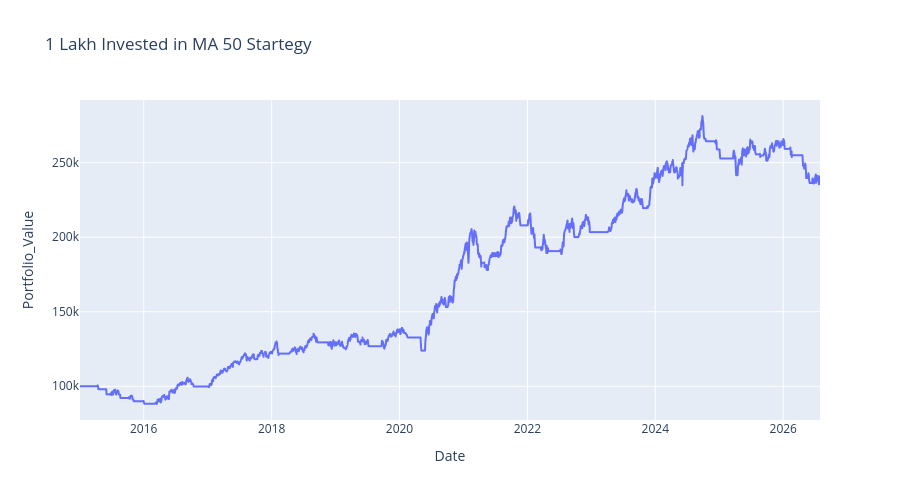

Notebook code for this chart:
### Code cell
px.line(ma50_df,
        x='Date',y='Portfolio_Value',
        height=500,
        title = '1 Lakh Invested in MA 50 Startegy')

### Figure 1 — Plotly figure (JSON) as saved in the notebook; plotly's stock layout.template omitted (floating-point values rounded to 4 significant figures; data arrays with more than 128 entries replaced by an {"elided": "..."} marker saying what was removed)
{"data": [{"hovertemplate": "Date=%{x}<br>Portfolio_Value=%{y}<extra></extra>", "legendgroup": "", "line": {"color": "#636efa", "dash": "solid"}, "marker": {"symbol": "circle"}, "mode": "lines", "name": "", "showlegend": false, "type": "scattergl", "x": {"elided": "2849 str values"}, "xaxis": "x", "y": {"elided": "2849 float values"}, "yaxis": "y"}], "layout": {"height": 500, "legend": {"tracegroupgap": 0}, "title": {"text": "1 Lakh Invested in MA 50 Startegy"}, "xaxis": {"anchor": "y", "domain": [0, 1], "title": {"text": "Date"}}, "yaxis": {"anchor": "x", "domain": [0, 1], "title": {"text": "Portfolio_Value"}}}}
